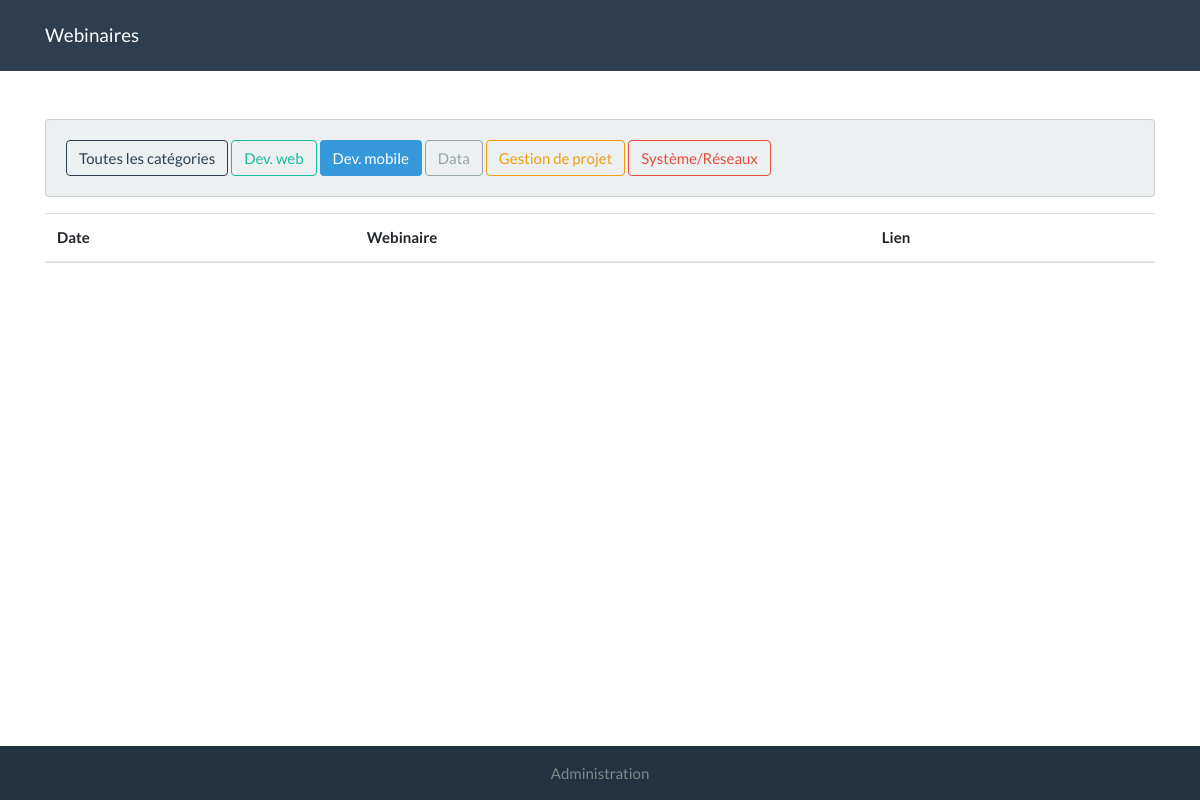
Screenshot of /index.php?category=2 with the database file from the repository.
### tables this page shows
CREATE TABLE `categories` (
  `id` int(11) NOT NULL,
  `name` varchar(255) NOT NULL,
  `color` varchar(255) NOT NULL
);

### index.php (the view, shortened to what this page needs)
<?php
$categoryFilter = $_GET['category'] ?? 0;
?>
<!DOCTYPE html>
<html lang="fr">
<head>
    <link rel="stylesheet" href="assets/bootstrap.min.css">
</head>
<body>
<nav class="navbar navbar-expand-lg navbar-dark bg-primary">
    <div class="container">
        <a class="navbar-brand" href="index.php">Webinaires</a>
    </div>
</nav>
<div class="container mt-5">
    <div class="row">
        <div class="col-md-12">
            <div class="card bg-light mb-3">
                <div class="card-body">
                    <a class="btn <?php if ($categoryFilter == 0) {
                        echo 'btn-primary';
                    } else {
                        echo 'btn-outline-primary';
                    } ?>" href="index.php">Toutes les catégories</a>
                    <?php
                    try {
                        $bdd = new PDO('mysql:dbname=webinaires;host=127.0.0.1;charset=utf8', 'phpmyadmin', 'root');
                        $bdd->setAttribute(PDO::ATTR_ERRMODE, PDO::ERRMODE_EXCEPTION);
                    } catch (PDOException $e) {
                        echo 'Échec lors de la connexion : ' . $e->getMessage();
                    }
                    $req = $bdd->query('SELECT * FROM categories');
                    while ($category = $req->fetch()) {
                        if ($category['id'] == $categoryFilter) {
                            ?>
                            <a href="index.php?category=<?php echo $category['id']; ?>" class="btn"
                               style="background-color: <?php echo $category['color']; ?>; color: #fff;">
                                <?php echo $category['name']; ?>
                            </a>
                        <?php } else { ?>
                            <a href="index.php?category=<?php echo $category['id']; ?>" class="btn"
                               style="color: <?php echo $category['color']; ?>; border-color: <?php echo $category['color']; ?>;">
                                <?php echo $category['name']; ?>
                            </a>
                            <?php
                        }
                    }
                    ?>
                </div>
            </div>
        </div>
    </div>
    <table class="table table-hover table-striped">
        <thead>
        <tr>
            <th scope="col">Date</th>
            <th scope="col">Webinaire</th>
            <th scope="col">Lien</th>
        </tr>
        </thead>
    </table>
</div>
<footer class="bg-primary text-center text-lg-start">
    <div class="text-center p-3" style="background-color: rgba(0, 0, 0, 0.2);">
        <a class="text-dark" href="new_webinar.php">Administration</a>
    </div>
</footer>
</body>
</html>

### rows the page displays
categories: name "Dev. web"
categories: name "Dev. mobile"
categories: name "Data"
categories: name "Gestion de projet"
categories: name "Système/Réseaux"
